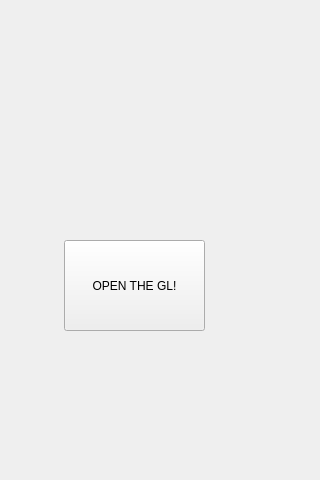
<?xml version="1.0" encoding="UTF-8"?>
<ui version="4.0">
 <class>MainWindow</class>
 <widget class="QMainWindow" name="MainWindow">
  <property name="geometry">
   <rect>
    <x>0</x>
    <y>0</y>
    <width>320</width>
    <height>480</height>
   </rect>
  </property>
  <property name="windowTitle">
   <string>MainWindow</string>
  </property>
  <widget class="QWidget" name="centralWidget">
   <widget class="QPushButton" name="pushButton">
    <property name="geometry">
     <rect>
      <x>64</x>
      <y>240</y>
      <width>141</width>
      <height>91</height>
     </rect>
    </property>
    <property name="text">
     <string>OPEN THE GL!</string>
    </property>
   </widget>
  </widget>
 </widget>
 <layoutdefault spacing="6" margin="11"/>
 <resources/>
 <connections/>
</ui>
